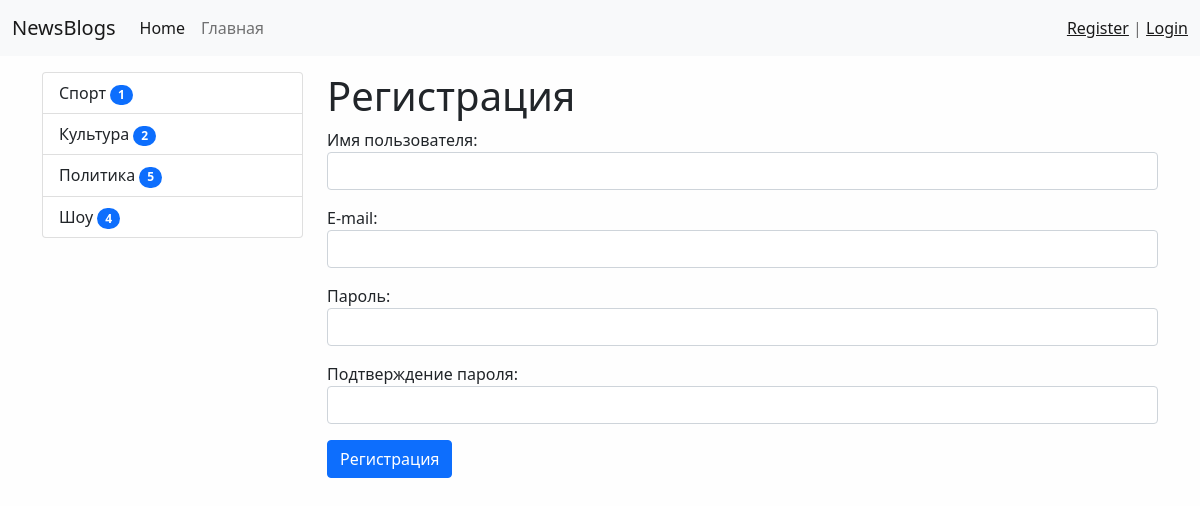
Screenshot of /register/ with the database file from the repository.
### news/models.py (models this page shows, shortened)
class CategoryNews(models.Model):
    title = models.CharField(
        max_length=150, db_index=True, verbose_name='Категория новости')
    def get_absolute_url(self):
        return reverse('category', kwargs={"category_id": self.pk})
    class Meta:
        verbose_name = 'Категория новостей'
        verbose_name_plural = 'Категории новостей'
        ordering = ['title']

### news/views.py (the view)
# urls.py: path('register/', register, name='register'),
def register(request):
    if request.method == 'POST':
        form = UserRegisterForm(request.POST)
        if form.is_valid():
            user = form.save()
            login(request, user)
            messages.success(request, 'Вы успешло зарегистрировались')
            return redirect('home')
        else:
            messages.error(request, 'Ошибка регистрации')
    else:
        form = UserRegisterForm()
    return render(request, 'news/register.html', {"form": form})

### news/forms.py
class UserRegisterForm(UserCreationForm):
    username = forms.CharField(label='Имя пользователя', widget=forms.TextInput(attrs={'class': 'form-control'}))
    password1 = forms.CharField(label='Пароль', widget=forms.PasswordInput(attrs={'class':'form-control'}))
    password2 = forms.CharField(label='Подтверждение пароля', widget=forms.PasswordInput(attrs={'class': 'form-control'}))
    email = forms.EmailField(label='E-mail', widget=forms.EmailInput(attrs={'class': 'form-control'}))
    class Meta:
        model = User
        fields = ('username','email', 'password1', 'password2')

### news/templatetags/news_tags.py (called while the page is built)
@register.inclusion_tag('news/list_categories.html')
def show_categories():
    categories = CategoryNews.objects.annotate(cnt=Count('news', filter=F('news__is_published'))).filter(cnt__gt=0)
    return {"category": categories}

### news/templates/news/register.html (shortened to what this page needs)
{% extends 'base.html' %}
{% block sidebar %}
{% include 'inc/_sidebar.html' %}
{% endblock %}
{% block content %}
<h1>Регистрация</h1>
<form  method="post">
    {{ form.as_p }}
    <button type="submit" class="btn btn-primary btn-block">Регистрация</button>
</form>
{% endblock %}

### news/templates/news/list_categories.html
<div class="list-group">
  {% for item in category %}
    <a href="{{ item.get_absolute_url }}" class="list-group-item list-group-item-action">{{ item.title }}   <span class="badge bg-primary rounded-pill">{{ item.cnt }}</span></a>
  {% endfor %}
  </div>

### mysite/static/css/style.css (style rules this page uses)
body { background-color: #fefefe; }

### rows the page displays
CategoryNews: title "Спорт", cnt "1"
CategoryNews: title "Культура", cnt "2"
CategoryNews: title "Политика", cnt "5"
CategoryNews: title "Шоу", cnt "4"
